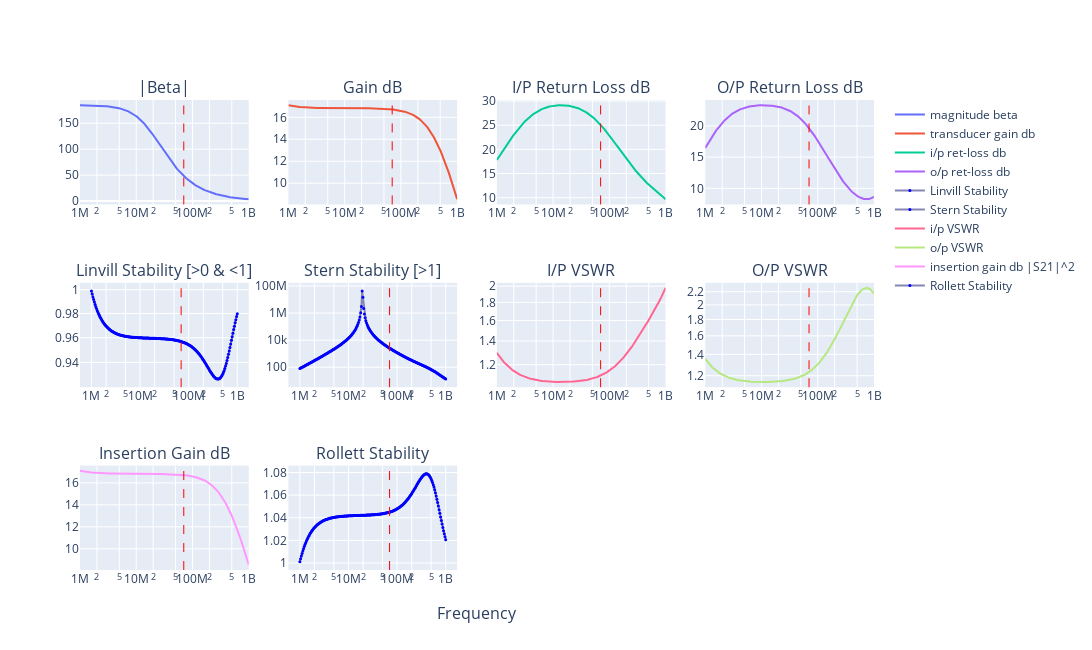

Source (notebook cell):
### Code cell
# 2SC2498 - file:///home/bev/Documents/Radio/DataSheets/BJTs/2SC2498.pdf
eL = 1.75
eC = 0.2
n = complex_fba(
    title="2SC2498 Bias:${Ie_mA}mA, F:${F_mhz}MHz, with feedback, stable ok down to 1MHz",
    F_mhz=70,
    FT_mhz=3500,
    B0=185,
    Ie_mA=4,
    Rbp=1.0,
    Re=0,
    extLe_nH=eL,
    extLb_nH=eL,
    extLc_nH=eL,
    extCin_pF=eC,
    extCout_pF=eC,
    extCrev_pF=eC,
    Ccb_pF=0.95,
    Cce_pF=0.2,
    Cf_pF=1300,
    Lf_nH=10,
    Rf=430,
    ZS_real=50,
    ZS_imag=0,
    ZL_real=50,
    ZL_imag=0,
    N=1,
    from_mhz=1,
    to_mhz=1000,
)

n.write_touchstone(
    "2SC2498_CE_Ie4mA_with_feedback_stab1mhz_nbgen",
    dir=f"{os.environ['HOME']}/Documents/Radio/QUCS-S/Studies/0010_S_Touchtone_lib",
)

### Figure 1 — Plotly figure (JSON) as saved in the notebook; plotly's stock layout.template omitted (floating-point values rounded to 4 significant figures; data arrays with more than 128 entries replaced by an {"elided": "..."} marker saying what was removed)
{"data": [{"name": "magnitude beta", "type": "scatter", "x": {"elided": "200 float values"}, "xaxis": "x", "y": {"elided": "200 float values"}, "yaxis": "y"}, {"name": "transducer gain db", "type": "scatter", "x": {"elided": "200 float values"}, "xaxis": "x2", "y": {"elided": "200 float values"}, "yaxis": "y2"}, {"name": "i/p ret-loss db", "type": "scatter", "x": {"elided": "200 float values"}, "xaxis": "x3", "y": {"elided": "200 float values"}, "yaxis": "y3"}, {"name": "o/p ret-loss db", "type": "scatter", "x": {"elided": "200 float values"}, "xaxis": "x4", "y": {"elided": "200 float values"}, "yaxis": "y4"}, {"line": {"color": "#8585b5"}, "marker": {"color": {"elided": "200 str values"}, "size": 3}, "mode": "markers+lines", "name": "Linvill Stability", "type": "scatter", "x": {"elided": "200 float values"}, "xaxis": "x5", "y": {"elided": "200 float values"}, "yaxis": "y5"}, {"line": {"color": "#8585b5"}, "marker": {"color": {"elided": "200 str values"}, "size": 3}, "mode": "markers+lines", "name": "Stern Stability", "type": "scatter", "x": {"elided": "200 float values"}, "xaxis": "x6", "y": {"elided": "200 float values"}, "yaxis": "y6"}, {"name": "i/p VSWR", "type": "scatter", "x": {"elided": "200 float values"}, "xaxis": "x7", "y": {"elided": "200 float values"}, "yaxis": "y7"}, {"name": "o/p VSWR", "type": "scatter", "x": {"elided": "200 float values"}, "xaxis": "x8", "y": {"elided": "200 float values"}, "yaxis": "y8"}, {"name": "insertion gain db |S21|^2", "type": "scatter", "x": {"elided": "200 float values"}, "xaxis": "x9", "y": {"elided": "200 float values"}, "yaxis": "y9"}, {"line": {"color": "#8585b5"}, "marker": {"color": {"elided": "200 str values"}, "size": 3}, "mode": "markers+lines", "name": "Rollett Stability", "type": "scatter", "x": {"elided": "200 float values"}, "xaxis": "x10", "y": {"elided": "200 float values"}, "yaxis": "y10"}], "layout": {"annotations": [{"font": {"size": 16}, "showarrow": false, "text": "|Beta|", "x": 0.1062, "xanchor": "center", "xref": "paper", "y": 1, "yanchor": "bottom", "yref": "paper"}, {"font": {"size": 16}, "showarrow": false, "text": "Gain dB", "x": 0.3688, "xanchor": "center", "xref": "paper", "y": 1, "yanchor": "bottom", "yref": "paper"}, {"font": {"size": 16}, "showarrow": false, "text": "I/P Return Loss dB", "x": 0.6313, "xanchor": "center", "xref": "paper", "y": 1, "yanchor": "bottom", "yref": "paper"}, {"font": {"size": 16}, "showarrow": false, "text": "O/P Return Loss dB", "x": 0.8938, "xanchor": "center", "xref": "paper", "y": 1, "yanchor": "bottom", "yref": "paper"}, {"font": {"size": 16}, "showarrow": false, "text": "Linvill Stability [>0 & <1]", "x": 0.1062, "xanchor": "center", "xref": "paper", "y": 0.6111, "yanchor": "bottom", "yref": "paper"}, {"font": {"size": 16}, "showarrow": false, "text": "Stern Stability [>1]", "x": 0.3688, "xanchor": "center", "xref": "paper", "y": 0.6111, "yanchor": "bottom", "yref": "paper"}, {"font": {"size": 16}, "showarrow": false, "text": "I/P VSWR", "x": 0.6313, "xanchor": "center", "xref": "paper", "y": 0.6111, "yanchor": "bottom", "yref": "paper"}, {"font": {"size": 16}, "showarrow": false, "text": "O/P VSWR", "x": 0.8938, "xanchor": "center", "xref": "paper", "y": 0.6111, "yanchor": "bottom", "yref": "paper"}, {"font": {"size": 16}, "showarrow": false, "text": "Insertion Gain dB", "x": 0.1062, "xanchor": "center", "xref": "paper", "y": 0.2222, "yanchor": "bottom", "yref": "paper"}, {"font": {"size": 16}, "showarrow": false, "text": "Rollett Stability", "x": 0.3688, "xanchor": "center", "xref": "paper", "y": 0.2222, "yanchor": "bottom", "yref": "paper"}, {"font": {"size": 16}, "showarrow": false, "text": "Frequency", "x": 0.5, "xanchor": "center", "xref": "paper", "y": 0, "yanchor": "top", "yref": "paper", "yshift": -30}], "height": 650, "shapes": [{"line": {"color": "red", "dash": "dash", "width": 1}, "type": "line", "x0": 70000000, "x1": 70000000, "xref": "x", "y0": 0, "y1": 1, "yref": "y domain"}, {"line": {"color": "red", "dash": "dash", "width": 1}, "type": "line", "x0": 70000000, "x1": 70000000, "xref": "x2", "y0": 0, "y1": 1, "yref": "y2 domain"}, {"line": {"color": "red", "dash": "dash", "width": 1}, "type": "line", "x0": 70000000, "x1": 70000000, "xref": "x3", "y0": 0, "y1": 1, "yref": "y3 domain"}, {"line": {"color": "red", "dash": "dash", "width": 1}, "type": "line", "x0": 70000000, "x1": 70000000, "xref": "x4", "y0": 0, "y1": 1, "yref": "y4 domain"}, {"line": {"color": "red", "dash": "dash", "width": 1}, "type": "line", "x0": 70000000, "x1": 70000000, "xref": "x5", "y0": 0, "y1": 1, "yref": "y5 domain"}, {"line": {"color": "red", "dash": "dash", "width": 1}, "type": "line", "x0": 70000000, "x1": 70000000, "xref": "x6", "y0": 0, "y1": 1, "yref": "y6 domain"}, {"line": {"color": "red", "dash": "dash", "width": 1}, "type": "line", "x0": 70000000, "x1": 70000000, "xref": "x7", "y0": 0, "y1": 1, "yref": "y7 domain"}, {"line": {"color": "red", "dash": "dash", "width": 1}, "type": "line", "x0": 70000000, "x1": 70000000, "xref": "x8", "y0": 0, "y1": 1, "yref": "y8 domain"}, {"line": {"color": "red", "dash": "dash", "width": 1}, "type": "line", "x0": 70000000, "x1": 70000000, "xref": "x9", "y0": 0, "y1": 1, "yref": "y9 domain"}, {"line": {"color": "red", "dash": "dash", "width": 1}, "type": "line", "x0": 70000000, "x1": 70000000, "xref": "x10", "y0": 0, "y1": 1, "yref": "y10 domain"}], "width": 1400, "xaxis": {"anchor": "y", "autorange": true, "domain": [0, 0.2125], "range": [6.0, 9.0], "type": "log"}, "xaxis10": {"anchor": "y10", "autorange": true, "domain": [0.2625, 0.475], "range": [5.784, 9.216], "type": "log"}, "xaxis11": {"anchor": "y11", "domain": [0.525, 0.7375], "type": "log"}, "xaxis12": {"anchor": "y12", "domain": [0.7875, 1], "type": "log"}, "xaxis2": {"anchor": "y2", "autorange": true, "domain": [0.2625, 0.475], "range": [6.0, 9.0], "type": "log"}, "xaxis3": {"anchor": "y3", "autorange": true, "domain": [0.525, 0.7375], "range": [6.0, 9.0], "type": "log"}, "xaxis4": {"anchor": "y4", "autorange": true, "domain": [0.7875, 1], "range": [6.0, 9.0], "type": "log"}, "xaxis5": {"anchor": "y5", "autorange": true, "domain": [0, 0.2125], "range": [5.784, 9.216], "type": "log"}, "xaxis6": {"anchor": "y6", "autorange": true, "domain": [0.2625, 0.475], "range": [5.784, 9.216], "type": "log"}, "xaxis7": {"anchor": "y7", "autorange": true, "domain": [0.525, 0.7375], "range": [6.0, 9.0], "type": "log"}, "xaxis8": {"anchor": "y8", "autorange": true, "domain": [0.7875, 1], "range": [6.0, 9.0], "type": "log"}, "xaxis9": {"anchor": "y9", "autorange": true, "domain": [0, 0.2125], "range": [6.0, 9.0], "type": "log"}, "yaxis": {"anchor": "x", "autorange": true, "domain": [0.7778, 1], "range": [-6.57, 194.8], "type": "linear"}, "yaxis10": {"anchor": "x10", "autorange": true, "domain": [0, 0.2222], "range": [0.9938, 1.086], "type": "linear"}, "yaxis11": {"anchor": "x11", "domain": [0, 0.2222]}, "yaxis12": {"anchor": "x12", "domain": [0, 0.2222]}, "yaxis2": {"anchor": "x2", "autorange": true, "domain": [0.7778, 1], "range": [8.07, 17.58], "type": "linear"}, "yaxis3": {"anchor": "x3", "autorange": true, "domain": [0.7778, 1], "range": [8.602, 30.22], "type": "linear"}, "yaxis4": {"anchor": "x4", "autorange": true, "domain": [0.7778, 1], "range": [7.424, 24.14], "type": "linear"}, "yaxis5": {"anchor": "x5", "autorange": true, "domain": [0.3889, 0.6111], "range": [-0.03601, 0.002576], "type": "log"}, "yaxis6": {"anchor": "x6", "autorange": true, "domain": [0.3889, 0.6111], "range": [0.5273, 8.234], "type": "log"}, "yaxis7": {"anchor": "x7", "autorange": true, "domain": [0.3889, 0.6111], "range": [0.0156, 0.3106], "type": "log"}, "yaxis8": {"anchor": "x8", "autorange": true, "domain": [0.3889, 0.6111], "range": [0.04312, 0.3703], "type": "log"}, "yaxis9": {"anchor": "x9", "autorange": true, "domain": [0, 0.2222], "range": [8.07, 17.58], "type": "linear"}}}
